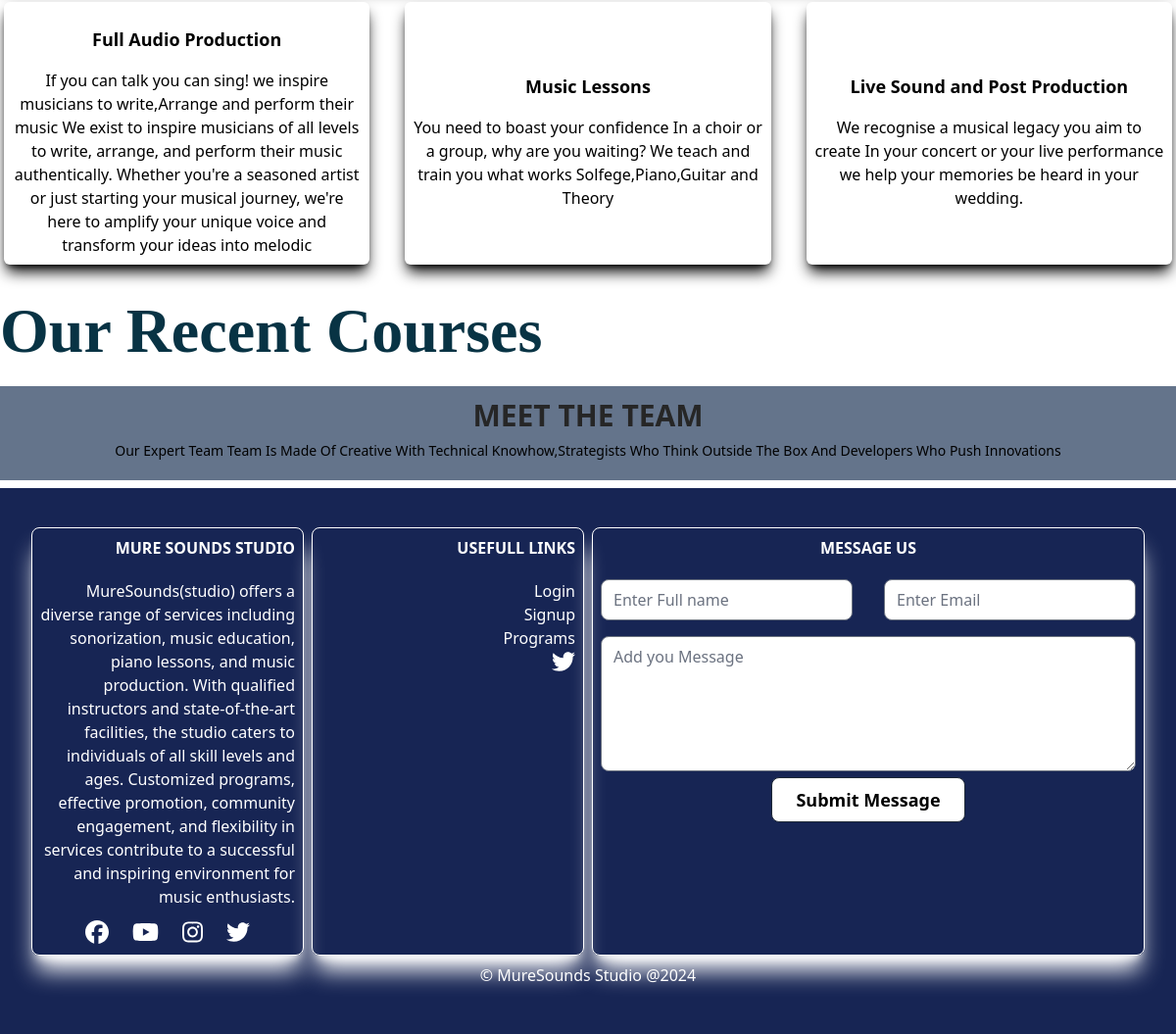
Before: / (lower part) with the older database file.
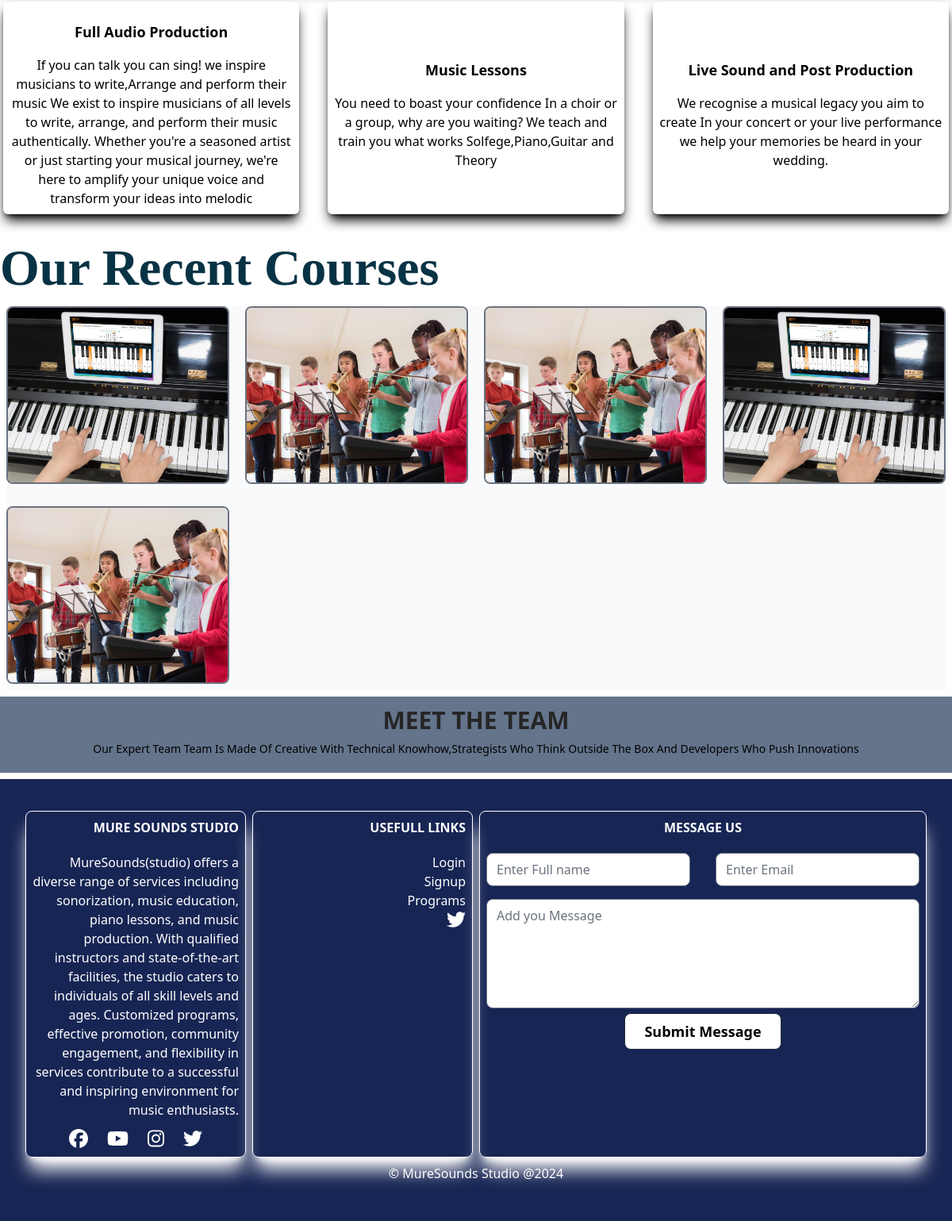
After: the same page with the newer database file.
### Staff/models.py (models this page shows, shortened)
class Course(models.Model):
    id=models.UUIDField(primary_key=True,unique=True,editable=False,default=uuid.uuid4,db_index=True)
    name=models.CharField(max_length=500)
    thumbnail=models.ImageField(upload_to='Course_Thumbnail')
    author=models.ForeignKey(User,on_delete=models.CASCADE,blank=True,null=True)
    created_at=models.DateTimeField(default=timezone.now)
    paid_user=models.ManyToManyField(User,related_name='paid_course',blank=True)

### Home/views.py (the view)
# urls.py: path('', views.Home,name='login'),
def Home(request):
    courses=Course.objects.all().order_by('-created_at')[:12]
    team=Team.objects.all()
    return render(request,'Home.html',{'courses':courses,'team_mates':team})

### Home/templates/Home.html (shortened to what this page needs)
{% extends 'base_code.html' %} {% load static %} {% block title %} {% endblock %} {% block content %}
<div class="max-w-full overflow-hidden">
  <div class="grid md:grid-cols-2 lg:grid-cols-3 gap-7" id="about">
    <button
      class="rounded-md p-2 my-5 mx-1 py-2 hover:scale-90 hover:transition hover:ease-in-out hover:duration-500  z-10 shadow-black shadow-lg bg-white items-center "
    >
      <h1 class="font-bold text-lg text-center py-4">Full Audio Production</h1>
      <p class="text-center ">
        If you can talk you can sing! we inspire musicians to write,Arrange and perform their music
        We exist to inspire musicians of all levels to write, arrange, and perform their music authentically. Whether you're a seasoned artist or just starting your musical journey, we're here to amplify your unique voice and transform your ideas into melodic
      </p>
    </button>
    <button
      class=" rounded-md p-2 my-5 mx-1  py-2  hover:scale-90 hover:transition hover:ease-in-out hover:delay-300 hover:duration-400 z-10 shadow-black shadow-lg bg-white "
    >
      <h1 class="font-bold text-lg py-4">Music Lessons</h1>
      <p class="">
       You need to boast your confidence In a choir or a group, why are you waiting? We teach and train you what works Solfege,Piano,Guitar and Theory
      </p>
    </button>
    <button
      class="rounded-md p-2 my-5 mx-1  py-2 hover:scale-90 transition-all ease-in-out duration-1000 z-10 shadow-black shadow-lg bg-white items-center justify-center">
      <h1 class="font-bold text-lg text-center py-4">Live Sound and Post  Production</h1>
      <p class="text-center">
        We recognise a musical legacy you aim to create In your concert or your live performance we help your memories be heard in your wedding.
      </p>
    </button>
  </div>
  <div>
    <h2 class="text-left text-cyan-950  font-bold shadow-lg shadow-white text-md md:text-[4rem] ease-in-out duration-200" style="font-family: fantasy;">Our Recent Courses</h2>
  </div>
  <div id="default-carousel" class="mx-2 md:grid md:grid-cols-4 bg-gray-50 ease-in-out gap-5" data-carousel="slide">
    {% if courses %}
       {% for course in courses  %}
    <a href="{% url 'single_course' course.id %}" class="h-56 rounded-lg mb-2 border-gray-500 border-2" style=" overflow: hidden;display: block;">
          <div class=" duration-700 ease-in-out m-auto h-full " data-carousel-item>
          <img src="{{course.thumbnail.url}}" class="w-full object-cover h-full" alt="" srcset="">
        </div>
      </a>
      {% endfor %}
    {% endif %}
  </div>
<div class="flex flex-col items-center justify-center py-3 my-2  bg-slate-500">
<h2 class="font-bold text-neutral-800 text-md md:text-3xl">MEET THE TEAM</h2>
<p style="text-transform: capitalize;" class="text-center text-sm my-2">our expert team team is made of creative with technical knowhow,strategists who think outside the box and developers who push innovations</p>
</div>
</div>
{% comment %} Banner Section {% endcomment %} {% endblock %}

Changed rows visible on the page:
added Course: thumbnail (picture)
added Course: thumbnail (picture)
added Course: thumbnail (picture)
added Course: thumbnail (picture)
added Course: thumbnail (picture)
